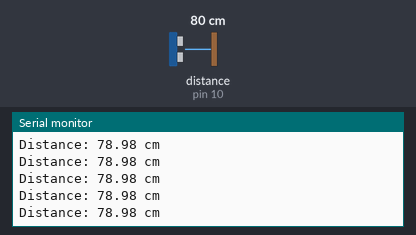
Bench run of a sketch on a simulated Arduino Uno, built with avr-gcc and run on an emulated ATmega328P. Parts: the last lines printed to the serial monitor. Wiring (inferred from the names in the program): ultrasonic range finder: trigger pin 9; echo pin 10. Inputs (shaded band) come from the test bench; at power-on: distance to the obstacle (sensor on pin 10) 80 cm. The echo pulse lasts 58.3 µs per cm.

Above: at 1.2 s.
1.3 s: distance to the obstacle (sensor on pin 10) set to 120 cm
At 1.49 s:
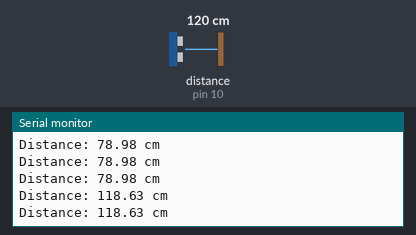
4.3 s: distance to the obstacle (sensor on pin 10) set to 35 cm
At 4.3 s:
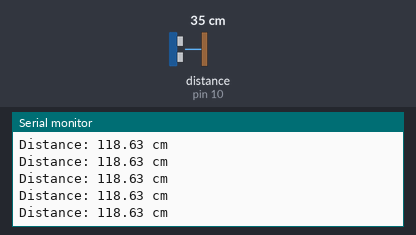
7.3 s: distance to the obstacle (sensor on pin 10) set to 250 cm
At 7.4 s:
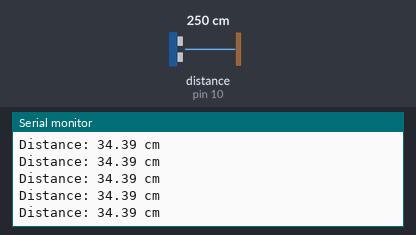
10.3 s: distance to the obstacle (sensor on pin 10) set to 35 cm
At 10.4 s:
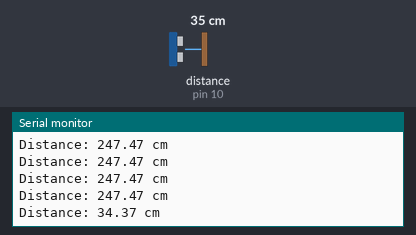
Timing chart, 0 to 13.3 s (numbered marks = the images above; inputs shaded):
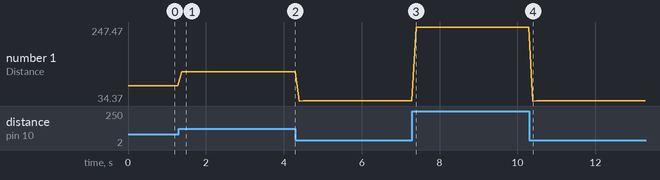

The sketch:

ultrasonic_distance.ino
```cpp
#define TRIG_PIN 9   // D9
#define ECHO_PIN 10  // D10

void setup() {
  Serial.begin(9600);
  pinMode(TRIG_PIN, OUTPUT);
  pinMode(ECHO_PIN, INPUT);
}

void loop() {
  long duration;
  float distance;

  // Trigger pulse
  digitalWrite(TRIG_PIN, LOW);
  delayMicroseconds(2);
  digitalWrite(TRIG_PIN, HIGH);
  delayMicroseconds(10);
  digitalWrite(TRIG_PIN, LOW);

  // Read echo time
  duration = pulseIn(ECHO_PIN, HIGH);

  // Convert to distance (cm)
  distance = duration * 0.034 / 2;

  Serial.print("Distance: ");
  Serial.print(distance);
  Serial.println(" cm");

  delay(100);
}
```

Measured:
- after the input at 1.3 s, the serial monitor: prints a new line after 0.08 s (image 1)
- after the input at 10.3 s, the serial monitor: prints a new line after 0.10 s (image 4)
- plotted number 1: 78.98 → 118.63 after the input at 1.3 s, 118.63 → 34.39 after the input at 4.3 s, 34.39 → 247.47 after the input at 7.3 s, 247.47 → 34.39 after the input at 10.3 s
